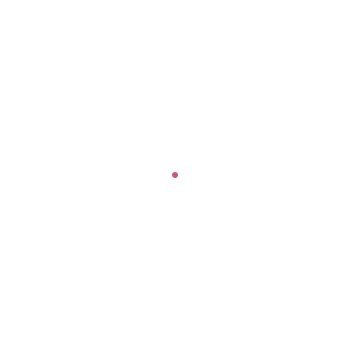
Frame 1 (no input)
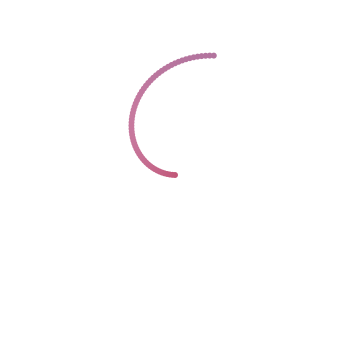
Frame 60 (the mouse pressed at the canvas centre just before this capture)
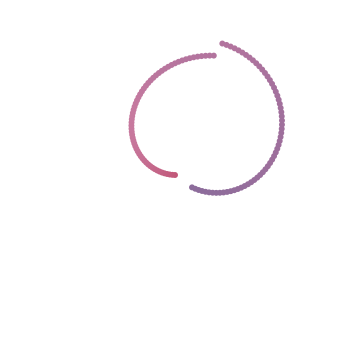
Frame 120 (the mouse held since frame 60 and released just before this capture)

The Processing sketch that drew these frames (run headless with seeded random() and noise(); from frame 60 on, the mouse is pressed at the canvas centre):

// Processing sketch: pastelColorShift
// ── pastelColorShift.pde
int radius = 20;
float diameter = 2*radius;
float xPos;
float yPos;
float theta = 0;
int dotController = 100;
float increment = PI/dotController;
float r;
color blue = #42548d;
int function = 1;
float a = 0.6;

color[] pastels = {
 // color(246, 235, 170), 
  color(194, 86, 119), 
  color(199, 122, 159), 
  color(178, 116, 158), 
  color(157, 111, 156), 
  color(139, 108, 155), 
  color(125, 110, 160), 
  color(117, 114, 163), 
  color(81, 90, 157), 
  color(118, 145, 199), 
  color(101, 174, 208), 
  color(92, 153, 169), 
  color(99, 172, 171), 
  color(100, 170, 154), 
  color(105, 166, 142), 
  color(106, 166, 130)
};

// This is an object of my ColorMixer class (see Class definition at bottom for details). 
ColorMixer colorJam = new ColorMixer(pastels);  


void setup()
{
  size(350, 350);
  background(255);
  frameRate(120);
}

void draw()
{
 // background(colorJam.lerpedColor(0.01));
  r = 140*sin(-a*theta);

  translate(width/2, height/2);
  theta += increment;
  xPos = r * cos(theta);
  yPos = r * sin(theta);
  fill(colorJam.lerpedColor(0.05)); // this mixes the colors.
  noStroke();
  ellipse(xPos, yPos, 6, 6);
  point(xPos, yPos);
}

void mousePressed()
{
  background(255);
  a += .2;
  if (a==1) a += .2;
}

class ColorMixer
{
  // data  
  color[] pastels; 
  int index;
  float x;
  float lerpAmount;
  boolean countingUp;
  
  // constructor 
  ColorMixer(color[] _colors) {
    pastels = _colors;
    index = 0;
    x = 0;
    lerpAmount = 0.001;
    countingUp = true;
    }
  
  // methods
  color twoColorMix(float amt) {
     x = 0;
     x += amt;
    return lerpColor(pastels[0],pastels[1],abs(sin(x)));
  }
  
  color lerpedColor(float amt) {
    color c1, c2;
    
    if(x > PI/2) {
     x = 0;
     
     if(countingUp && index < 14) {
       index++;
     }
     
     if(index == 14) { 
        countingUp = false;
      }
      
      if(index > 0 && countingUp == false) {
         index--; 
      }
      
      if(index <= 0) {
        countingUp = true;
      }
       
    }
   println("Index: "+index);
    x += amt;
    c1 = pastels[index];
    c2 = pastels[index+1];
    return lerpColor(c1,c2,abs(sin(x)));
  }

}
